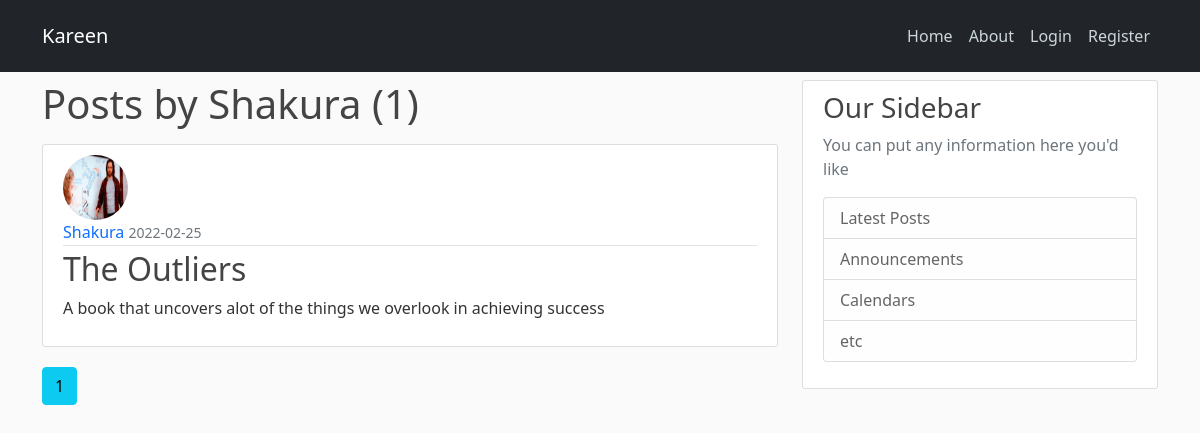
Before: /user/Shakura with the older database file.
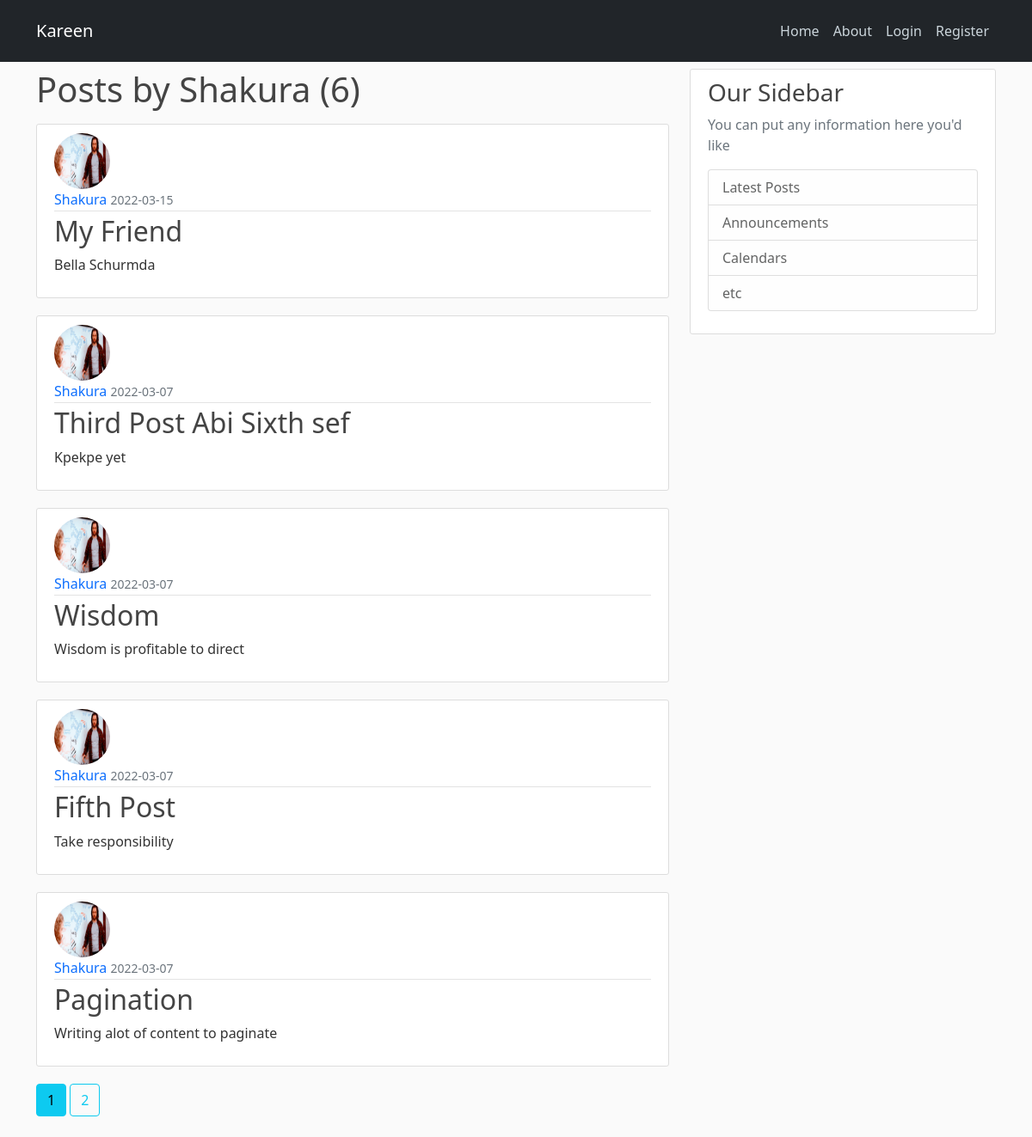
After: the same page with the newer database file.
### flaskblog/models.py (models this page shows, shortened)
class User(db.Model, UserMixin):
    id = db.Column(db.Integer, primary_key = True)
    username = db.Column(db.String(20), unique = True, nullable = False)
    email = db.Column(db.String(120), unique = True, nullable = False)
    password = db.Column(db.String(60),  nullable = False)
    img_file = db.Column(db.String(20), nullable=False, default = 'default.jpg')
    post = db.relationship('Post', backref='author', lazy = True)

class Post(db.Model):
    id = db.Column(db.Integer, primary_key = True)
    title = db.Column(db.String(100), nullable=False)
    content = db.Column(db.Text, nullable=False)
    date_posted = db.Column(db.DateTime, nullable=False, default=datetime.utcnow)
    user_id = db.Column(db.Integer, db.ForeignKey('user.id'), nullable = False)

### flaskblog/users/routes.py (the view)
@users.route('/user/<string:username>', methods=['GET', 'POST'])
def user_posts(username):
    page = request.args.get('page', 1, type=int)
    user = User.query.filter_by(username=username).first_or_404()
    posts = Post.query.filter_by(author=user)\
        .order_by(Post.date_posted.desc())\
        .paginate(page = page, per_page = 5)
    return render_template('user_posts.html', posts=posts, user=user)

### flaskblog/templates/user_posts.html
{% extends 'layout.html' %}
{% block content %}
    <h1 class="mb-3"> Posts by {{ user.username }} ({{ posts.total }})</h1>
    {% for post in posts.items %}
       <article class="media content-section">
           <img class = 'rounded-circle article-img' src="{{ url_for ('static', filename = 'profile_pic/' + post.author.img_file)}}">
           <div class="media-body">
                <div class="article-metadata">
                    <a class="mr-2" href="{{ url_for('users.user_posts', username = post.author.username)}}" style="text-decoration: none;"> {{ post.author.username }} </a>
                    <small class="text-muted"> {{ post.date_posted.strftime('%Y-%m-%d') }} </small>
                </div>
                <h2><a class="article-title" href ="{{ url_for('posts.post', post_id=post.id) }}" style="text-decoration: none;" > {{ post.title }} </a></h2>
                <p class="article-content"> {{ post.content }} </p>
            </div>
       </article>
    {% endfor %}
    {% for page_num in posts.iter_pages(left_edge=1, right_edge=1,left_current=1, right_current=2) %}
        {% if page_num %}
            {% if posts.page == page_num %}
                <a class="btn btn-info mb-4" href="{{ url_for('users.user_posts', username=user.username,  page=page_num) }}"> {{ page_num }}</a>
            {% else %}
                <a class="btn btn-outline-info mb-4" href="{{ url_for('users.user_posts', username=user.username, page=page_num) }}"> {{ page_num }}</a>
            {% endif %}
        {% else %}
            ...
        {% endif %}
    {% endfor %}
{% endblock content %}

### flaskblog/templates/layout.html (shortened to what this page needs)
<!DOCTYPE html>
<html lang="en">
<head>
    <link href="https://cdn.jsdelivr.net/npm/bootstrap@5.1.3/dist/css/bootstrap.min.css" rel="stylesheet">
    <link href="{{ url_for('static', filename='main.css') }}" rel="stylesheet" >
</head>
<body>
    <header class="site-header">
        <nav class="navbar navbar-expand-md navbar-dark bg-dark fixed-top py-3">
          <div class="container">
            <a class="navbar-brand mr-4" href="/">Kareen </a>
            <div class="collapse navbar-collapse " id="navbarToggle">
              <div class="navbar-nav ms-auto">
                <a class="nav-item nav-link" href="/">Home</a>
                <a class="nav-item nav-link" href="/about">About</a>
              </div>
              <div class="navbar-nav right " >
                {% if current_user.is_authenticated %}
                  <a class="nav-item nav-link" href="{{ url_for('posts.new_post') }}"> New Post</a>
                  <a class="nav-item nav-link" href="{{ url_for('users.account') }}">Account</a>
                  <a class="nav-item nav-link" href="{{ url_for('users.logout') }}">Logout</a>
                  {% else %}
                  <a class="nav-item nav-link" href="{{ url_for('users.login') }}">Login</a>
                  <a class="nav-item nav-link" href=" {{ url_for('users.register') }}">Register</a>
                {% endif %}
              </div>
            </div>
          </div>
        </nav>
      </header>
      <main role="main" class="container">
        <div class="row">
            <div class="col-md-8">
              {% block content %}{% endblock %}
            </div>
            <div class="col-md-4">
                <div class="content-section">
                    <h3>Our Sidebar</h3>
                    <p class="text-muted">
                        You can put any information here you'd like
                      <ul class="list-group">
                        <li class="list-group-item list-group-item-light">Latest Posts</li>
                        <li class="list-group-item list-group-item-light">Announcements</li>
                        <li class="list-group-item list-group-item-light">Calendars</li>
                        <li class="list-group-item list-group-item-light">etc</li>
                      </ul>
                    </p>
                </div>
            </div>
        </div>
        </main>
</body>
</html>

### flaskblog/static/main.css (style rules this page uses)
body { background: #fafafa; color: #333333; margin-top: 5rem; }
h1, h2, h3, h4, h5, h6 { color: #444444; }
.site-header .navbar-nav .nav-link { color: #cbd5db; }
.content-section { background: #ffffff; padding: 10px 20px; border: 1px solid #dddddd; border-radius: 3px; margin-bottom: 20px; }
.article-title { color: #444444; }
.article-content { white-space: pre-line; }
.article-img { height: 65px; width: 65px; margin-right: 16px; }
.article-metadata { padding-bottom: 1px; margin-bottom: 4px; border-bottom: 1px solid #e3e3e3 }

Changed rows visible on the page:
no longer on this page (row edited): Post: img_file (picture), author.username "Shakura", date_posted "2022-02-25", title "The Outliers", content "A book that uncovers alot of the things we overlook in achieving success"
added Post: img_file (picture), author.username "Shakura", date_posted "2022-03-15", title "My Friend", content "Bella Schurmda"
added Post: img_file (picture), author.username "Shakura", date_posted "2022-03-07", title "Third Post Abi Sixth sef", content "Kpekpe yet"
added Post: img_file (picture), author.username "Shakura", date_posted "2022-03-07", title "Wisdom", content "Wisdom is profitable to direct"
added Post: img_file (picture), author.username "Shakura", date_posted "2022-03-07", title "Fifth Post", content "Take responsibility"
added Post: img_file (picture), author.username "Shakura", date_posted "2022-03-07", title "Pagination", content "Writing alot of content to paginate"
Other visible differences:
{{ posts.total }}: "1" → "6"
new list line: "2"
